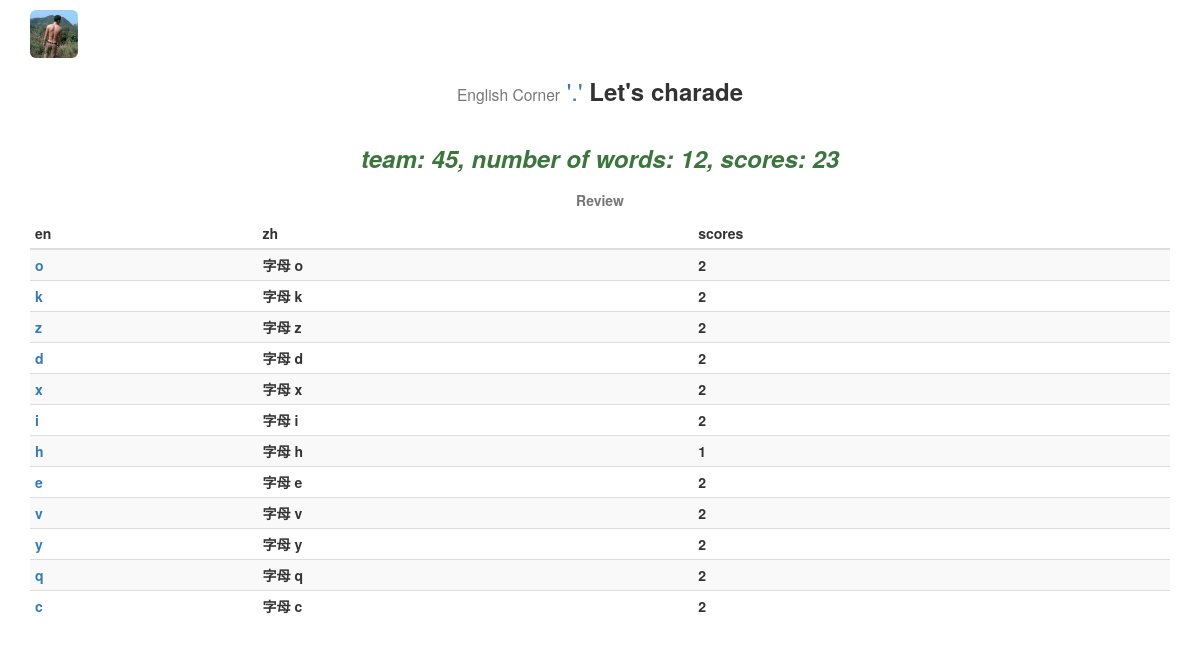
Screenshot of /charade/set/45/play/ with the database file from the repository.
### charade/models.py (models this page shows, shortened)
@python_2_unicode_compatible
class GameTemporaryTable(models.Model):
    board = models.ForeignKey(GameScoreBoard)
    en = models.CharField('en', max_length=100)
    zh = models.CharField('中文', max_length=100)
    exp = models.TextField('解释', max_length=200, null=True)
    scores = models.IntegerField('得分', default=0)
    used = models.IntegerField('used', default=0)
    vid = models.IntegerField('vid', default=0)

### charade/views.py (the view)
# urls.py: url(r'^set/(?P<board_id>[0-9]+)/play/$', views.game_play, name='game_play'),
def game_play(request, board_id):
    gsb = get_object_or_404(GameScoreBoard, pk=board_id)
    unused_word_list = gsb.gametemporarytable_set.exclude(used=1).order_by('?')[:1]
    if unused_word_list:
        context = {'word_list': unused_word_list}
    else:
        sum_scores = 0
        used_word_list = gsb.gametemporarytable_set.filter(used=1)
        for w in used_word_list:
            sum_scores += w.scores
        gsb.scores = sum_scores
        gsb.dt_end = timezone.now()
        gsb.save()
        msgs = 'team: {0}, number of words: {1}, scores: {2}'.format(board_id, gsb.amount, sum_scores)
        context = {'msgs': msgs,
                   'used_word_list': used_word_list,
                    }
    return render(request, 'charade/play.html', context)

### charade/templates/charade/play.html (shortened to what this page needs)
{% extends 'charade/base.html' %}
{% load staticfiles %}
{% block css4this %}
    <link rel="stylesheet" href="{% static 'charade/css/charade-play.css' %}">
{% endblock %}
{% block content %}
{% if msgs %}
    <div class="row">
        <em><h3><p class="text-success text-center"><strong>{{ msgs }}<strong></p></h3></em>
    </div>
{% endif %}
{% if used_word_list %}
    <div class="table-responsive">
        <table class="table table-striped table-condensed">
            <caption class="text-center">Review</caption>
            <thead>
                <tr>
                    <th>en</th>
                    <th>zh</th>
                    <th>scores</th>
                </tr>
            </thead>
            <tbody>
            {% for w in used_word_list %}
                <tr>
                    <td><a href="{% url 'charade:explanation' w.vid %}" title="Explanation" target="_blank">{{ w.en }}</a></td>
                    <td>{{ w.zh }}</td>
                    <td>{{ w.scores }}</td>
                </tr>
            {% endfor %}
            </tbody>
        </table>
    </div>
{% else %}
    <div class="row">
        <p class="text-center" id="showtime"></p>
    </div>
{% endif %}
{% endblock %}

### rows the page displays
GameTemporaryTable: en "o", zh "字母 o", scores "2"
GameTemporaryTable: en "k", zh "字母 k", scores "2"
GameTemporaryTable: en "z", zh "字母 z", scores "2"
GameTemporaryTable: en "d", zh "字母 d", scores "2"
GameTemporaryTable: en "x", zh "字母 x", scores "2"
GameTemporaryTable: en "i", zh "字母 i", scores "2"
GameTemporaryTable: en "h", zh "字母 h", scores "1"
GameTemporaryTable: en "e", zh "字母 e", scores "2"
GameTemporaryTable: en "v", zh "字母 v", scores "2"
GameTemporaryTable: en "y", zh "字母 y", scores "2"
GameTemporaryTable: en "q", zh "字母 q", scores "2"
GameTemporaryTable: en "c", zh "字母 c", scores "2"

### other values shown
{{ msgs }} "team: 45, number of words: 12, scores: 23"
